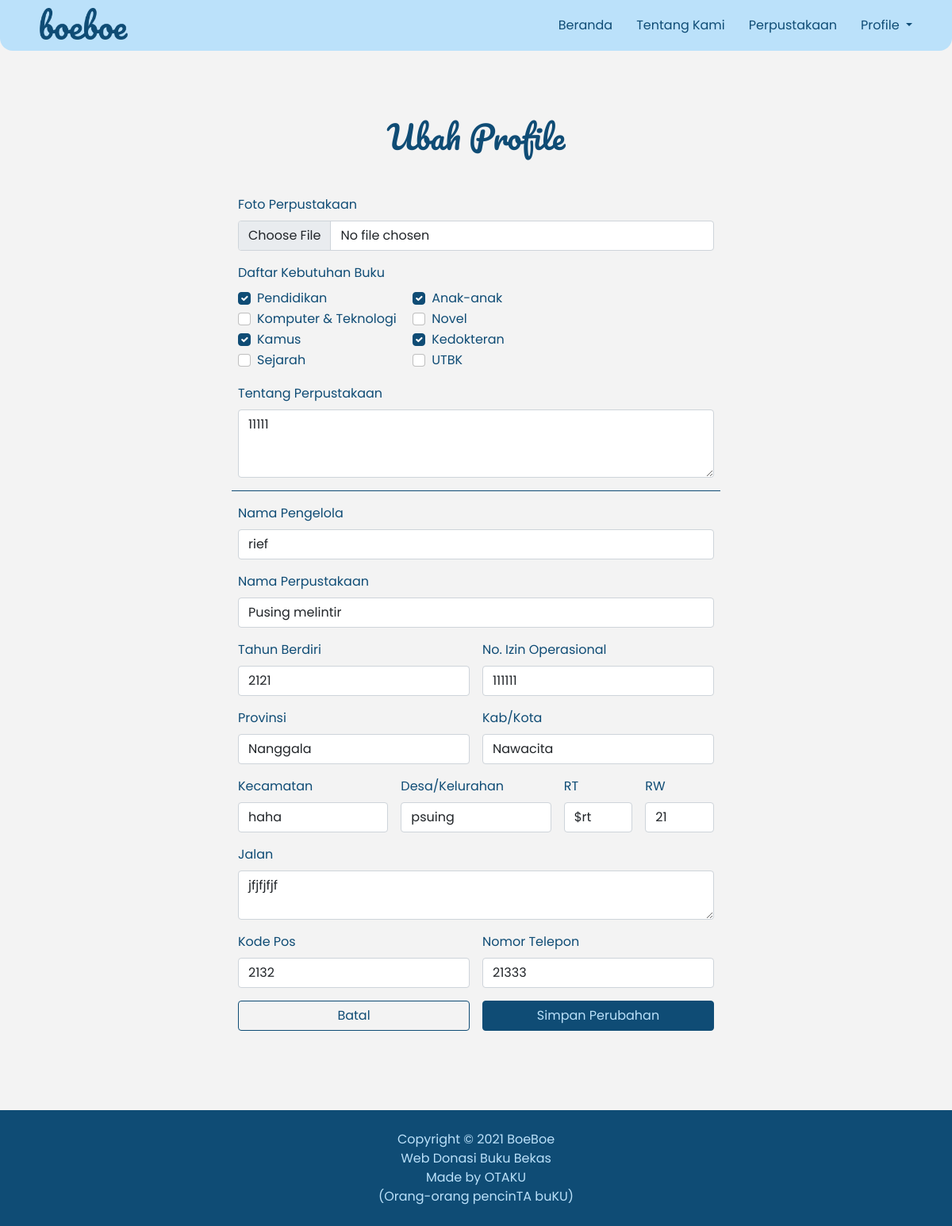
/assets/ubahProfilePerpus.php?id=43 (signed in), run on the app's committed database.
### tables this page shows
CREATE TABLE `kategori_kebutuhan` (
  `id_kategori` int(11) NOT NULL,
  `jenis_kategori` varchar(200) NOT NULL
);

CREATE TABLE `perpus_daftar` (
  `id_perpus` int(11) NOT NULL,
  `id_loginPerpus` int(11) NOT NULL,
  `namaPengelola_perpus` varchar(100) NOT NULL,
  `nama_perpus` varchar(100) NOT NULL,
  `tahunBerdiri_perpus` varchar(50) NOT NULL,
  `noIzin_perpus` int(50) NOT NULL,
  `id_alamatPerpus` int(11) NOT NULL,
  `id_kategoriPerpus` int(11) NOT NULL,
  `noTelepon_perpus` int(50) NOT NULL,
  `tentang_perpus` varchar(100) NOT NULL,
  `gambar_perpus` varchar(100) NOT NULL
);

CREATE TABLE `perpus_alamat` (
  `id_alamatPerpusAktif` int(11) NOT NULL,
  `provinsi` varchar(100) NOT NULL,
  `kabupaten_kota` varchar(100) NOT NULL,
  `kecamatan` varchar(100) NOT NULL,
  `desa_kelurahan` varchar(100) NOT NULL,
  `rt` varchar(50) NOT NULL,
  `rw` varchar(50) NOT NULL,
  `jalan` varchar(100) NOT NULL,
  `kodePos` int(5) NOT NULL
);

### assets/ubahProfilePerpus.php (the view, shortened to what this page needs)
<?php
    require "../action/config.php";
    $id_login = $_SESSION['id_akunPerpus'];
    $querySelect = "SELECT * FROM `perpus_daftar` JOIN `perpus_alamat` ON `perpus_daftar`.id_alamatPerpus= `perpus_alamat`.`id_alamatPerpusAktif`
    JOIN `kategori_kebutuhan` ON `perpus_daftar`.`id_kategoriPerpus` = `kategori_kebutuhan`.id_kategori WHERE id_loginPerpus = '$id_login' ";
    $result = mysqli_query($conn, $querySelect);
    $result = mysqli_fetch_assoc($result);
    $arrKategori = ["Pendidikan", "Anak-anak", "Komputer & Teknologi", "Novel", "Kamus", "Kedokteran", "Sejarah", "UTBK"];
    $dataKategori = $result['jenis_kategori'];
    $dataKategori = explode(',',$dataKategori);
?>
<!DOCTYPE html>
<html lang="id">
<head>
    <link href="https://cdn.jsdelivr.net/npm/bootstrap@5.0.0-beta3/dist/css/bootstrap.min.css" rel="stylesheet">
    <link href="https://cdnjs.cloudflare.com/ajax/libs/bootstrap-datepicker/1.6.4/css/bootstrap-datepicker.css" rel="stylesheet" />
</head>
<body>
    <header>
        <div class="header">
            <img src="../image/logo-boeboe.png" alt="logo-boeboe">
        </div>
        <div class="navi">
            <ul>
                <li><a href="berandaPerpus.php#">Beranda</a></li>
                <li><a href="berandaPerpus.php#tentang-kami">Tentang Kami</a></li>
                <li><a href="listPerpustakaan.php">Perpustakaan</a></li>
                <li>
                    <div class="dropdown">
                        <a class="masuk dropdown-toggle" href="#" id="navbarDarkDropdownMenuLink" role="button" data-bs-toggle="dropdown" aria-expanded="false">
                            Profile
                        </a>
                    </div>
                </li>
            </ul>
        </div>
    </header>
    <div class="change-profile">
        <h1>Ubah Profile</h1>
        <form class="row g-3 needs-validation" method="POST" enctype="multipart/form-data" novalidate>
            <div class="col-12">
                <label for="formFile" class="form-label">Foto Perpustakaan</label>
                <input class="form-control" type="file" name="gambar_perpus" id="formFile">
            </div>
            <div class="mb-3" style="margin-bottom: 0px!important;">
                <label class="form-label">Daftar Kebutuhan Buku</label><br>
                <?php foreach($arrKategori as $kategori): ?>
                <div class="form-check form-check-inline">
                    <input class="form-check-input" type="checkbox" name="jenis_kategori[]" value="<?php echo $kategori; ?>" <?php if(in_array($kategori, $dataKategori)) echo 'checked';?> >
                    <label class="form-check-label" for="flexCheck0">
                        <?php echo $kategori; ?>
                    </label>
                </div>
                <?php endforeach; ?>
            </div>
            <div class="mb-3" style="margin-bottom: 0px!important;">
                <label for="aboutLibrary" class="form-label">Tentang Perpustakaan</label>
                <textarea class="form-control" id="aboutLibrary" name="tentang_perpus" rows="3"><?php echo $result['tentang_perpus']; ?></textarea>
            </div>
            <div style="border-bottom: 1px solid #0F4C75;"></div>
            <div class="col-12">
                <label for="inputNama" class="form-label">Nama Pengelola</label>
                <input type="text" class="form-control" name="namaPengelola_perpus" id="inputNama" value="<?php echo $result['namaPengelola_perpus']; ?>">
            </div>
            <div class="col-12">
                <label for="inputNama" class="form-label">Nama Perpustakaan</label>
                <input type="text" class="form-control" name="nama_perpus" id="inputNama" value="<?php echo $result['nama_perpus']; ?>">
            </div>
            <div class="col-md-6">
                <label for="datepicker" class="form-label">Tahun Berdiri</label>
                <input type="text" class="form-control" name="tahunBerdiri_perpus" id="datepicker" value="<?php echo $result['tahunBerdiri_perpus']; ?>">
            </div>
            <div class="col-md-6">
                <label for="formNoIzin" class="form-label">No. Izin Operasional</label>
                <input type="text" class="form-control" name="noIzin_perpus" id="formNoIzin" value="<?php echo $result['noIzin_perpus']; ?>">
            </div>
            <div class="col-md-6">
                <label for="provinsi" class="form-label">Provinsi</label>
                <input type="text" class="form-control" name="provinsi" id="provinsi" value="<?php echo $result['provinsi']; ?>">
            </div>
            <div class="col-md-6">
                <label for="kabkota" class="form-label">Kab/Kota</label>
                <input type="text" class="form-control" name="kabupaten_kota" id="kabkota" value="<?php echo $result['kabupaten_kota']; ?>">
            </div>
            <div class="col-md-4">
                <label for="kecamatan" class="form-label">Kecamatan</label>
                <input type="text" class="form-control" name="kecamatan" id="kecamatan" value="<?php echo $result['kecamatan']; ?>">
            </div>
            <div class="col-md-4">
                <label for="desa-kelurahan" class="form-label">Desa/Kelurahan</label>
                <input type="text" class="form-control" name="desa_kelurahan" id="desa-kelurahan" value="<?php echo $result['desa_kelurahan']; ?>">
            </div>
            <div class="col-md-2">
                <label for="form-rt" class="form-label">RT</label>
                <input type="text" class="form-control" name="rt" id="form-rt" value="<?php echo $result['rt']; ?>">
            </div>
            <div class="col-md-2">
                <label for="form-rw" class="form-label">RW</label>
                <input type="text" class="form-control" name="rw" id="form-rw" value="<?php echo $result['rw']; ?>">
            </div>
            <div class="mb-3" style="margin-bottom: 0px!important;">
                <label for="form-jalan" class="form-label">Jalan</label>
                <textarea class="form-control" id="form-jalan"name="jalan" rows="2"><?php echo $result['jalan']; ?></textarea>
            </div>
            <div class="col-md-6">
                <label for="form-kodepos" class="form-label">Kode Pos</label>
                <input type="text" class="form-control" name="kodePos" id="form-kodepos" value="<?php echo $result['kodePos']; ?>">
            </div>
            <div class="col-md-6">
                <label for="formNomorTelepon" class="form-label">Nomor Telepon</label>
                <input type="text" class="form-control" name="noTelepon_perpus" id="formNomorTelepon" value="<?php echo $result['noTelepon_perpus']; ?>">
            </div>
            <div class="col-md-6">
                <a class="btn btn-secondary col-12" onclick="confirm('Ingin kembali tanpa perubahan ?')" href="dasborPerpus.php">Batal</a>
            </div>
            <div class="col-md-6">
                <button type="submit" name="simpan" class="btn btn-primary col-12" onclick="confirm('Yakin dengan perubahan ?')">Simpan Perubahan</button>
            </div>
        </form>
    </div>
    <footer>
        <p>Copyright &#169 2021 BoeBoe<br>Web Donasi Buku Bekas</p>
        <p>Made by OTAKU<br>(Orang-orang pencinTA buKU)</p>
    </footer>
</body>
</html>

### data on the page
kategori_kebutuhan: jenis_kategori "☑"
perpus_daftar: tentang_perpus "11111", namaPengelola_perpus "rief", nama_perpus "Pusing melintir", tahunBerdiri_perpus "2121", noIzin_perpus "111111", provinsi "Nanggala", kabupaten_kota "Nawacita", kecamatan "haha", desa_kelurahan "psuing", rt "$rt", rw "21", jalan "jfjfjfjf", kodePos "2132", noTelepon_perpus "21333"

### other printed values
$kategori "Pendidikan"
$kategori "Anak-anak"
$kategori "Komputer & Teknologi"
$kategori "Novel"
$kategori "Kamus"
$kategori "Kedokteran"
$kategori "Sejarah"
$kategori "UTBK"
